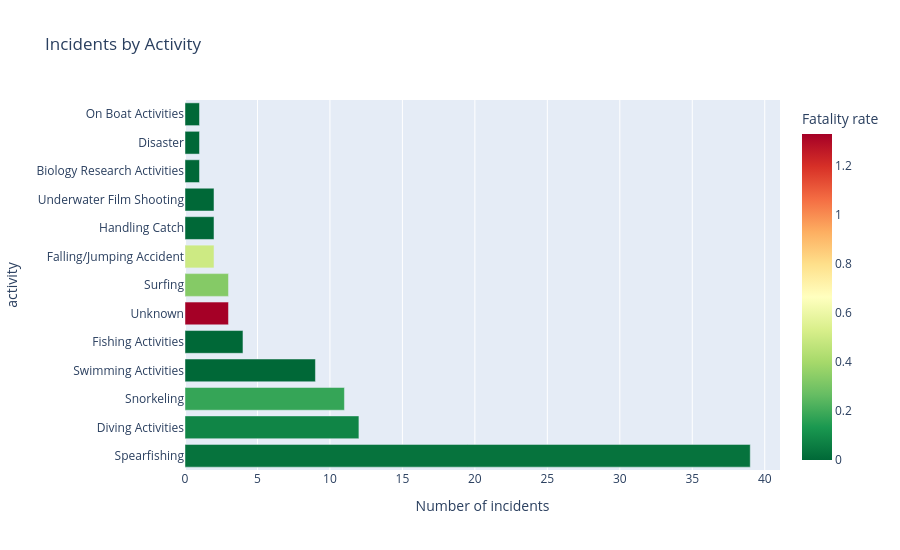

The notebook cell saved with this chart:
### Code cell
#this pivot table shows the type of incident (and inside fatal and severe) per activities
pivot_activity = (jaws
    .groupby("activity")
    .agg(incidents=("date", "count"),
         fatals=("fatality", lambda s: (s == "Fatal").sum()),
         severe=("severity", lambda s: s.isin(["Severe", "Fatal"]).sum()))
    .assign(fatal_rate=lambda d: d["fatals"] / d["incidents"]).round(2)
    .sort_values("incidents", ascending=False))

display(pivot_activity)
# and this is a graphical presentation 
fig = px.bar(pivot_activity.reset_index(),
             x="incidents", y="activity", orientation="h",
             color="fatal_rate", color_continuous_scale="RdYlGn_r",
             hover_data={"fatals": True},
             labels={"incidents": "Number of incidents", "fatal_rate": "Fatality rate"},
             title="Incidents by Activity")
fig.update_layout(height=550)
fig.show()

### Figure 1 — Plotly figure (JSON) as saved in the notebook; plotly's stock layout.template omitted (floating-point values rounded to 4 significant figures)
{"data": [{"customdata": [[1], [1], [2], [0], [0], [4], [1], [1], [0], [0], [0], [0], [0]], "hovertemplate": "Number of incidents=%{x}<br>activity=%{y}<br>fatals=%{customdata[0]}<br>Fatality rate=%{marker.color}<extra></extra>", "legendgroup": "", "marker": {"color": [0.03, 0.08, 0.18, 0.0, 0.0, 1.33, 0.33, 0.5, 0.0, 0.0, 0.0, 0.0, 0.0], "coloraxis": "coloraxis", "pattern": {"shape": ""}}, "name": "", "orientation": "h", "showlegend": false, "textposition": "auto", "type": "bar", "x": [39, 12, 11, 9, 4, 3, 3, 2, 2, 2, 1, 1, 1], "xaxis": "x", "y": ["Spearfishing", "Diving Activities", "Snorkeling", "Swimming Activities", "Fishing Activities", "Unknown", "Surfing", "Falling/Jumping Accident", "Handling Catch", "Underwater Film Shooting", "Biology Research Activities", "Disaster", "On Boat Activities"], "yaxis": "y"}], "layout": {"barmode": "relative", "coloraxis": {"autocolorscale": false, "colorbar": {"title": {"text": "Fatality rate"}}, "colorscale": [[0, "rgb(0,104,55)"], [0.1, "rgb(26,152,80)"], [0.2, "rgb(102,189,99)"], [0.3, "rgb(166,217,106)"], [0.4, "rgb(217,239,139)"], [0.5, "rgb(255,255,191)"], [0.6, "rgb(254,224,139)"], [0.7, "rgb(253,174,97)"], [0.8, "rgb(244,109,67)"], [0.9, "rgb(215,48,39)"], [1, "rgb(165,0,38)"]]}, "height": 550, "legend": {"tracegroupgap": 0}, "title": {"text": "Incidents by Activity"}, "xaxis": {"anchor": "y", "domain": [0, 1], "title": {"text": "Number of incidents"}}, "yaxis": {"anchor": "x", "domain": [0, 1], "title": {"text": "activity"}}}}
